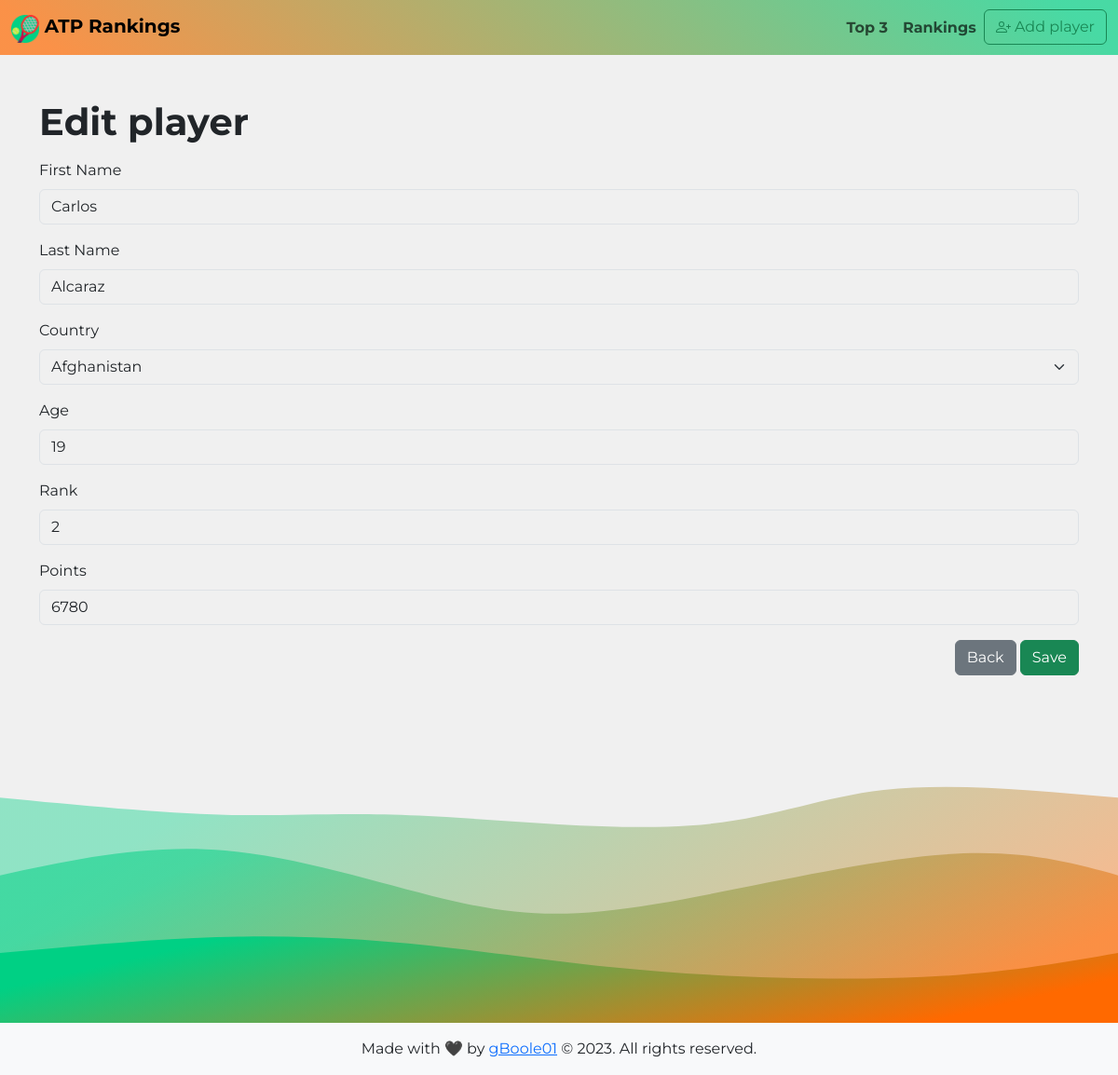
Page /editPlayer.php?id=669177c5-ab0d-48e9-93d6-24d3d271b640 on the earlier database version.
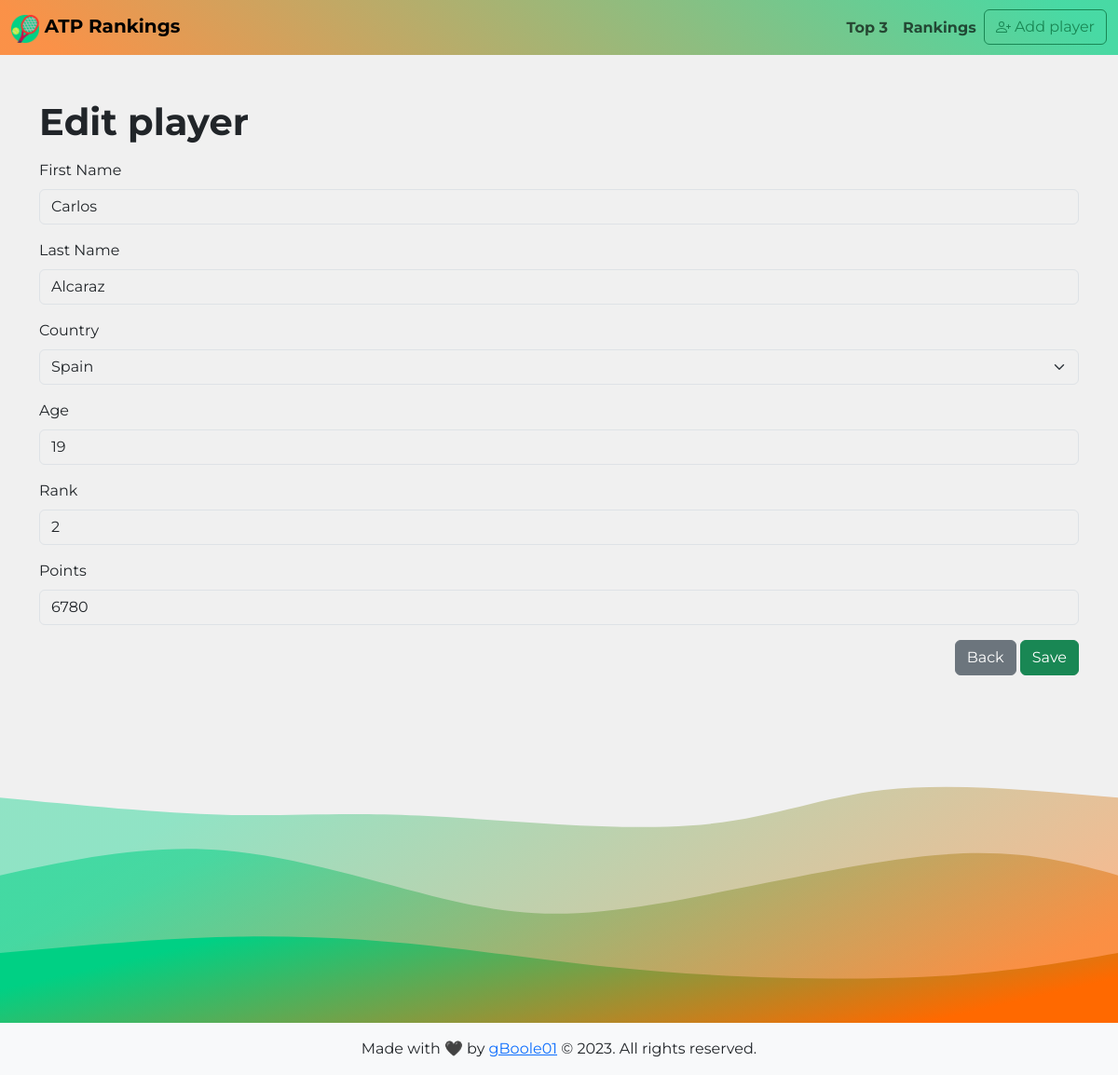
Same page on the later database version.
### tables this page shows
CREATE TABLE players (
    id INT NOT NULL AUTO_INCREMENT,
    uuid VARCHAR(255) NOT NULL,
    firstname VARCHAR(255) NOT NULL,
    lastname VARCHAR(255) NOT NULL,
    country VARCHAR(255) NOT NULL,
    age INT NOT NULL,
    rank INT NOT NULL,
    points INT NOT NULL,
    image VARCHAR(255),
    PRIMARY KEY (id)
);

### src/lib/countries.php (called while the page is built, shortened)
<?php
function getCountries()
{
    return $countries;
}

### src/editPlayer.php (the view, shortened to what this page needs)
<?php
require('lib/countries.php');
$pdo = dbConnect();
$countries = getCountries();
$playerId = $_GET['id'] ?? null;
$sql = "SELECT * FROM players WHERE uuid = :uuid";
$stmt = $pdo->prepare($sql);
$stmt->bindParam(':uuid', $playerId, PDO::PARAM_STR);
$stmt->execute();
$player = $stmt->fetch();
include('inc/header.php'); ?>
<h1 class="fw-bolder mb-3">Edit player</h1>
<form class="d-flex flex-column gap-3" action="/editPlayer.php?id=<?= $playerId ?>" method="POST" novalidate>
    <div>
        <label for="firstname" class="form-label">First Name</label>
        <input type="text" class="form-control" id="firstname" name="firstname" required value="<?= $player['firstname'] ?>">
    </div>
    <div>
        <label for="lastname" class="form-label">Last Name</label>
        <input type="text" class="form-control" id="lastname" name="lastname" required value="<?= $player['lastname'] ?>">
    </div>
    <div>
        <label for="country" class="form-label">Country</label>
        <select class="form-select" id="country" name="country" required>
            <?php foreach ($countries as $iso => $country) { ?>
                <option value="<?= $iso ?>" <?= $player['country'] === $iso ? 'selected' : '' ?>><?= $country ?></option>
            <?php } ?>
        </select>
    </div>
    <div>
        <label for="age" class="form-label">Age</label>
        <input type="number" class="form-control" id="age" name="age" required value="<?= $player['age'] ?>">
    </div>
    <div>
        <label for="rank" class="form-label">Rank</label>
        <input type="number" class="form-control" id="rank" name="rank" required value="<?= $player['rank'] ?>">
    </div>
    <div>
        <label for="points" class="form-label">Points</label>
        <input type="number" class="form-control" id="points" name="points" required value="<?= $player['points'] ?>">
    </div>
    <div class="text-end">
        <a href="/viewPlayer.php?id=<?= $player["uuid"] ?>" class="btn btn-secondary">Back</a>
        <button type="submit" class="btn btn-success">Save</button>
    </div>
</form>
<?php include('inc/footer.php');

Differences in the rows shown:
changed players "Carlos": country (not shown) → "Spain"
Other differences:
form field country: "Afghanistan" → (not shown)
